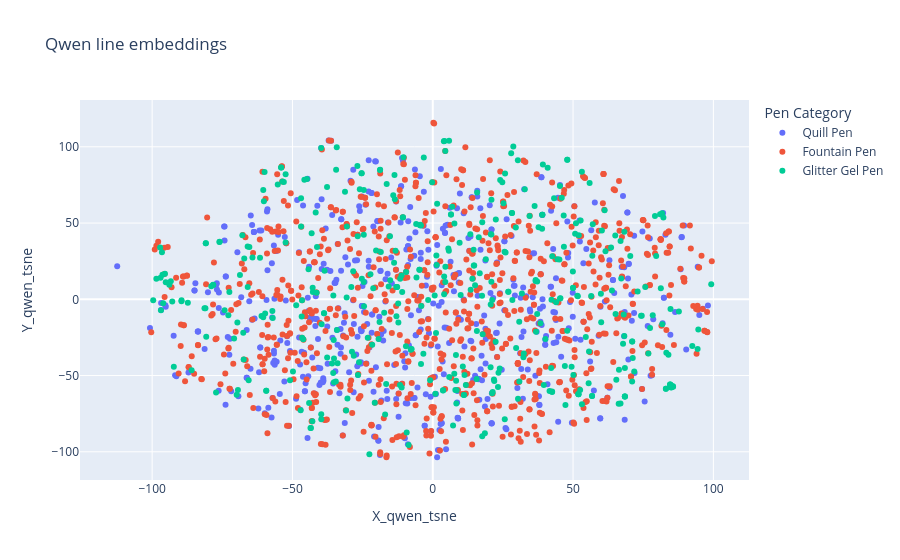

Notebook cell for this chart:
### Code cell
fig = px.scatter(
    dataset_lines, 
    x="X_qwen_tsne", 
    y="Y_qwen_tsne", 
    color="Pen Category",
    title="Qwen line embeddings",
    hover_name="Line",
    render_mode="svg"
)

fig.show()

### Figure 1 — Plotly figure (JSON) as saved in the notebook; plotly's stock layout.template omitted (floating-point values rounded to 4 significant figures; data arrays with more than 128 entries replaced by an {"elided": "..."} marker saying what was removed)
{"data": [{"hovertemplate": "<b>%{hovertext}</b><br><br>Pen Category=Quill Pen<br>X_qwen_tsne=%{x}<br>Y_qwen_tsne=%{y}<extra></extra>", "hovertext": {"elided": "535 str values"}, "legendgroup": "Quill Pen", "marker": {"color": "#636efa", "symbol": "circle"}, "mode": "markers", "name": "Quill Pen", "orientation": "v", "showlegend": true, "type": "scatter", "x": {"elided": "535 float values"}, "xaxis": "x", "y": {"elided": "535 float values"}, "yaxis": "y"}, {"hovertemplate": "<b>%{hovertext}</b><br><br>Pen Category=Fountain Pen<br>X_qwen_tsne=%{x}<br>Y_qwen_tsne=%{y}<extra></extra>", "hovertext": {"elided": "845 str values"}, "legendgroup": "Fountain Pen", "marker": {"color": "#EF553B", "symbol": "circle"}, "mode": "markers", "name": "Fountain Pen", "orientation": "v", "showlegend": true, "type": "scatter", "x": {"elided": "845 float values"}, "xaxis": "x", "y": {"elided": "845 float values"}, "yaxis": "y"}, {"hovertemplate": "<b>%{hovertext}</b><br><br>Pen Category=Glitter Gel Pen<br>X_qwen_tsne=%{x}<br>Y_qwen_tsne=%{y}<extra></extra>", "hovertext": {"elided": "408 str values"}, "legendgroup": "Glitter Gel Pen", "marker": {"color": "#00cc96", "symbol": "circle"}, "mode": "markers", "name": "Glitter Gel Pen", "orientation": "v", "showlegend": true, "type": "scatter", "x": {"elided": "408 float values"}, "xaxis": "x", "y": {"elided": "408 float values"}, "yaxis": "y"}], "layout": {"legend": {"title": {"text": "Pen Category"}, "tracegroupgap": 0}, "title": {"text": "Qwen line embeddings"}, "xaxis": {"anchor": "y", "domain": [0, 1], "title": {"text": "X_qwen_tsne"}}, "yaxis": {"anchor": "x", "domain": [0, 1], "title": {"text": "Y_qwen_tsne"}}}}
